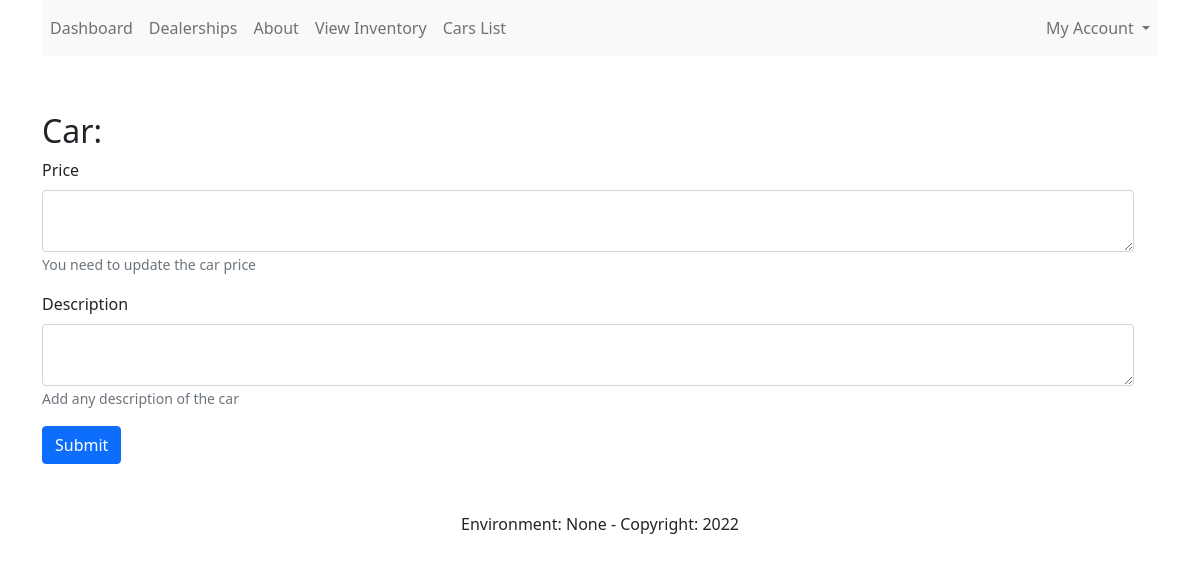
/car/5/edit (signed in), run on an earlier commit of the app's database.
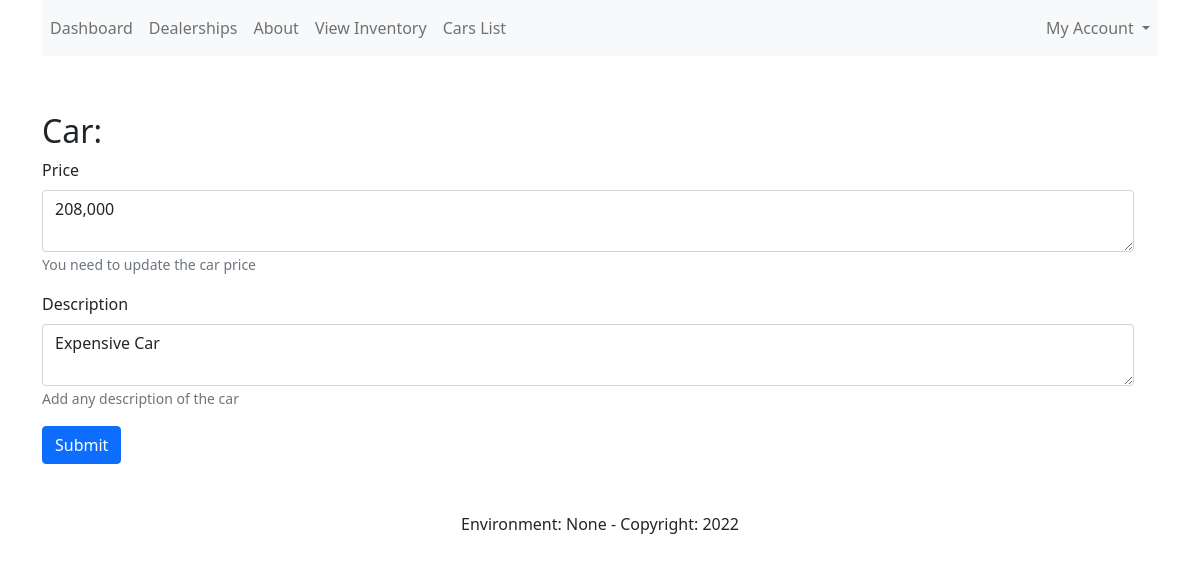
And on a later commit of the database.
### app/db/models/__init__.py (models this page shows, shortened)
class Cars(db.Model, SerializerMixin):
    __tablename__ = 'cars'
    id = db.Column(db.Integer, primary_key=True)
    car_maker = db.Column(db.String(200), nullable=False)
    model = db.Column(db.String(200), nullable=False)
    year = db.Column(db.String(200), nullable=False)
    price = db.Column(db.String(200), nullable=False)
    description = db.Column(db.Text, nullable=False, unique=True)
    image_link = db.Column(db.String(50), nullable=False)

### app/cars/__init__.py (the view, shortened to what this page needs)
@cars.route('/car/<int:car_id>/edit', methods=['POST', 'GET'])
@login_required
@admin_required
def edit_location(car_id):
    car = Cars.query.get(car_id)
    form = edit_car_form(obj=car)
    return render_template("edit_car.html", form=form)

### app/cars/forms/__init__.py
class edit_car_form(FlaskForm):
    price = TextAreaField('Price',
                          [validators.DataRequired(), ],
                          description="You need to update the car price")
    description = TextAreaField('Description',
                                description="Add any description of the car")
    submit = SubmitField()

### app/auth/forms/__init__.py
class login_form(FlaskForm):
    email = EmailField('Email Address', [
        validators.DataRequired(),
    ])
    password = PasswordField('Password', [
        validators.DataRequired(),
        validators.length(min=6, max=35)
    ])
    submit = SubmitField()

### app/__init__.py (called while the page is built)
@login_manager.user_loader
def user_loader(user_id):
    try:
        return User.query.get(int(user_id))
    except:
        return None

### app/context_processors/__init__.py (called while the page is built)
def utility_text_processors():
    message = "hello world"
    form = login_form()
    def deployment_environment():
        return getenv('FLASK_ENV', None)
    def current_year():
        currentDateTime = datetime.datetime.now()
        date = currentDateTime.date()
        year = date.strftime("%Y")
        return year
    def format_price(amount, currency="$"):
        return f"{currency}{amount:.2f}"
    return dict(
        form=form,
        mymessage=message,
        deployment_environment=deployment_environment(),
        year=current_year(),
        format_price=format_price
    )

### app/logging_config/__init__.py (called while the page is built)
@log_con.after_app_request
def after_request_logging(response):
    if request.path == '/favicon.ico':
        return response
    elif request.path.startswith('/static'):
        return response
    elif request.path.startswith('/bootstrap'):
        return response
    return response

### app/cars/templates/edit_car.html
{% extends "base.html" %}
{% block content %}
    {% from 'bootstrap5/form.html' import render_form, render_field, render_form_row %}
    <div class="row">
         <div class="mx-auto">
             <h2>Car: {{ form.data.model }}</h2>
             {{ render_form(form) }}
         </div>
    </div>
{% endblock %}

### app/templates/base.html (shortened to what this page needs)
<!doctype html>
<html lang="en">
<head>
    {% block head %}
        <link rel="stylesheet" href="https://cdn.datatables.net/1.11.5/css/dataTables.bootstrap5.min.css">
    {% endblock %}
    <link href="https://cdn.jsdelivr.net/npm/bootstrap@5.1.3/dist/css/bootstrap.min.css" rel="stylesheet"
>
</head>
<body>
<div class="container">
    <div class="row">
        <header class="mb-2">
            {% from 'bootstrap5/nav.html' import render_nav_item %}
            {% from 'bootstrap5/utils.html' import render_messages %}
            {% from 'bootstrap5/form.html' import render_form, render_field, render_form_row %}
            <nav class="navbar navbar-expand-lg navbar-light bg-light">
                <div class="collapse navbar-collapse" id="navbarNavDropdown">
                    <div class="navbar-nav mr-auto">
                        {% if current_user.is_authenticated %}
                            {{ render_nav_item('auth.dashboard','Dashboard' ) }}
                        {% else %}
                            {{ render_nav_item('simple_pages.index', 'Home') }}
                        {% endif %}
                        {{ render_nav_item('map.map_locations','Dealerships' ) }}
                        {{ render_nav_item('simple_pages.about','About') }}
                        {{ render_nav_item('cars.browse_cars','View Inventory') }}
                        {% if current_user.is_admin %}
                            {{ render_nav_item('cars.list_cars','Cars List') }}
                        {% endif %}
                    </div>
                </div>
                <div class="navbar-nav d-flex">
                    {% if current_user.is_authenticated %}
                        <li class="nav-item dropdown">
                            <a class="nav-link dropdown-toggle" href="#" id="navbarDarkDropdownMenuLink" role="button"
                               data-bs-toggle="dropdown" aria-expanded="false">
                                My Account
                            </a>
                        </li>
                    {% else %}
                        {{ render_nav_item('auth.register','Register' ) }}
                        {{ render_nav_item('auth.login','Login' ) }}
                    {% endif %}
                </div>
            </nav>
        </header>
    </div>
    <div class="row mt-5">
        {% block content %}
        {% endblock %}
    </div>
</div>
<footer class="text-center mt-5">
    Environment: {{ deployment_environment }} - Copyright: {{ year }}
</footer>
</body>
</html>

What changed in the data, as far as the page shows it:
added Cars: price "208,000", description "Expensive Car"
